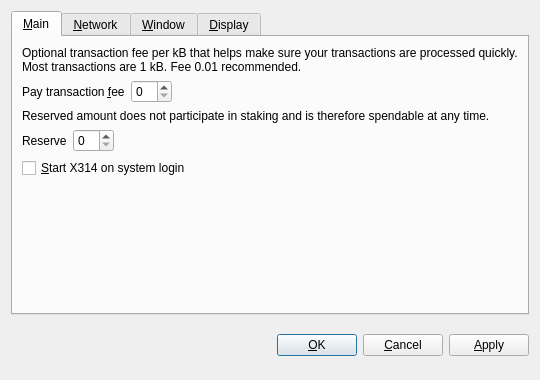
<?xml version="1.0" encoding="UTF-8"?>
<ui version="4.0">
 <class>OptionsDialog</class>
 <widget class="QDialog" name="OptionsDialog">
  <property name="geometry">
   <rect>
    <x>0</x>
    <y>0</y>
    <width>540</width>
    <height>380</height>
   </rect>
  </property>
  <property name="windowTitle">
   <string>Options</string>
  </property>
  <property name="modal">
   <bool>true</bool>
  </property>
  <layout class="QVBoxLayout" name="verticalLayout">
   <item>
    <widget class="QTabWidget" name="tabWidget">
     <property name="tabPosition">
      <enum>QTabWidget::North</enum>
     </property>
     <property name="currentIndex">
      <number>0</number>
     </property>
     <widget class="QWidget" name="tabMain">
      <attribute name="title">
       <string>&amp;Main</string>
      </attribute>
      <layout class="QVBoxLayout" name="verticalLayout_Main">
       <item>
        <widget class="QLabel" name="transactionFeeInfoLabel">
         <property name="text">
          <string>Optional transaction fee per kB that helps make sure your transactions are processed quickly. Most transactions are 1 kB. Fee 0.01 recommended.</string>
         </property>
         <property name="textFormat">
          <enum>Qt::PlainText</enum>
         </property>
         <property name="wordWrap">
          <bool>true</bool>
         </property>
        </widget>
       </item>
       <item>
        <layout class="QHBoxLayout" name="horizontalLayoutFee">
         <item>
          <widget class="QLabel" name="transactionFeeLabel">
           <property name="text">
            <string>Pay transaction &amp;fee</string>
           </property>
           <property name="textFormat">
            <enum>Qt::PlainText</enum>
           </property>
           <property name="buddy">
            <cstring>transactionFee</cstring>
           </property>
          </widget>
         </item>
         <item>
          <widget class="BitcoinAmountField" name="transactionFee"/>
         </item>
         <item>
          <spacer name="horizontalSpacerFee">
           <property name="orientation">
            <enum>Qt::Horizontal</enum>
           </property>
           <property name="sizeHint" stdset="0">
            <size>
             <width>40</width>
             <height>20</height>
            </size>
           </property>
          </spacer>
         </item>
        </layout>
       </item>
       <item>
        <widget class="QLabel" name="reserveBalanceInfoLabel">
         <property name="text">
          <string>Reserved amount does not participate in staking and is therefore spendable at any time.</string>
         </property>
         <property name="textFormat">
          <enum>Qt::PlainText</enum>
         </property>
         <property name="wordWrap">
          <bool>true</bool>
         </property>
        </widget>
       </item>
       <item>
        <layout class="QHBoxLayout" name="horizontalLayoutReserveBalance">
         <item>
          <widget class="QLabel" name="reserveBalanceLabel">
           <property name="text">
            <string>Reserve</string>
           </property>
           <property name="textFormat">
            <enum>Qt::PlainText</enum>
           </property>
           <property name="buddy">
            <cstring>reserveBalance</cstring>
           </property>
          </widget>
         </item>
         <item>
          <widget class="BitcoinAmountField" name="reserveBalance"/>
         </item>
         <item>
          <spacer name="horizontalSpacerReserveBalance">
           <property name="orientation">
            <enum>Qt::Horizontal</enum>
           </property>
           <property name="sizeHint" stdset="0">
            <size>
             <width>40</width>
             <height>20</height>
            </size>
           </property>
          </spacer>
         </item>
        </layout>
       </item>
       <item>
        <widget class="QCheckBox" name="bitcoinAtStartup">
         <property name="toolTip">
          <string>Automatically start X314 after logging in to the system.</string>
         </property>
         <property name="text">
          <string>&amp;Start X314 on system login</string>
         </property>
        </widget>
       </item>
       <item>
        <spacer name="verticalSpacer_Main">
         <property name="orientation">
          <enum>Qt::Vertical</enum>
         </property>
         <property name="sizeHint" stdset="0">
          <size>
           <width>20</width>
           <height>40</height>
          </size>
         </property>
        </spacer>
       </item>
      </layout>
     </widget>
     <widget class="QWidget" name="tabNetwork">
      <attribute name="title">
       <string>&amp;Network</string>
      </attribute>
      <layout class="QVBoxLayout" name="verticalLayout_Network">
       <item>
        <widget class="QCheckBox" name="mapPortUpnp">
         <property name="toolTip">
          <string>Automatically open the X314 client port on the router. This only works when your router supports UPnP and it is enabled.</string>
         </property>
         <property name="text">
          <string>Map port using &amp;UPnP</string>
         </property>
        </widget>
       </item>
       <item>
        <widget class="QCheckBox" name="connectSocks">
         <property name="toolTip">
          <string>Connect to the X314 network through a SOCKS proxy (e.g. when connecting through Tor).</string>
         </property>
         <property name="text">
          <string>&amp;Connect through SOCKS proxy:</string>
         </property>
        </widget>
       </item>
       <item>
        <layout class="QHBoxLayout" name="horizontalLayout_Network">
         <item>
          <widget class="QLabel" name="proxyIpLabel">
           <property name="text">
            <string>Proxy &amp;IP:</string>
           </property>
           <property name="textFormat">
            <enum>Qt::PlainText</enum>
           </property>
           <property name="buddy">
            <cstring>proxyIp</cstring>
           </property>
          </widget>
         </item>
         <item>
          <widget class="QValidatedLineEdit" name="proxyIp">
           <property name="maximumSize">
            <size>
             <width>140</width>
             <height>16777215</height>
            </size>
           </property>
           <property name="toolTip">
            <string>IP address of the proxy (e.g. 127.0.0.1)</string>
           </property>
          </widget>
         </item>
         <item>
          <widget class="QLabel" name="proxyPortLabel">
           <property name="text">
            <string>&amp;Port:</string>
           </property>
           <property name="textFormat">
            <enum>Qt::PlainText</enum>
           </property>
           <property name="buddy">
            <cstring>proxyPort</cstring>
           </property>
          </widget>
         </item>
         <item>
          <widget class="QLineEdit" name="proxyPort">
           <property name="maximumSize">
            <size>
             <width>55</width>
             <height>16777215</height>
            </size>
           </property>
           <property name="toolTip">
            <string>Port of the proxy (e.g. 9050)</string>
           </property>
          </widget>
         </item>
         <item>
          <widget class="QLabel" name="socksVersionLabel">
           <property name="text">
            <string>SOCKS &amp;Version:</string>
           </property>
           <property name="textFormat">
            <enum>Qt::PlainText</enum>
           </property>
           <property name="buddy">
            <cstring>socksVersion</cstring>
           </property>
          </widget>
         </item>
         <item>
          <widget class="QValueComboBox" name="socksVersion">
           <property name="toolTip">
            <string>SOCKS version of the proxy (e.g. 5)</string>
           </property>
          </widget>
         </item>
         <item>
          <spacer name="horizontalSpacer_Network">
           <property name="orientation">
            <enum>Qt::Horizontal</enum>
           </property>
           <property name="sizeHint" stdset="0">
            <size>
             <width>40</width>
             <height>20</height>
            </size>
           </property>
          </spacer>
         </item>
        </layout>
       </item>
       <item>
        <spacer name="verticalSpacer_Network">
         <property name="orientation">
          <enum>Qt::Vertical</enum>
         </property>
         <property name="sizeHint" stdset="0">
          <size>
           <width>20</width>
           <height>40</height>
          </size>
         </property>
        </spacer>
       </item>
      </layout>
     </widget>
     <widget class="QWidget" name="tabWindow">
      <attribute name="title">
       <string>&amp;Window</string>
      </attribute>
      <layout class="QVBoxLayout" name="verticalLayout_Window">
       <item>
        <widget class="QCheckBox" name="minimizeToTray">
         <property name="toolTip">
          <string>Show only a tray icon after minimizing the window.</string>
         </property>
         <property name="text">
          <string>&amp;Minimize to the tray instead of the taskbar</string>
         </property>
        </widget>
       </item>
       <item>
        <widget class="QCheckBox" name="minimizeOnClose">
         <property name="toolTip">
          <string>Minimize instead of exit the application when the window is closed. When this option is enabled, the application will be closed only after selecting Quit in the menu.</string>
         </property>
         <property name="text">
          <string>M&amp;inimize on close</string>
         </property>
        </widget>
       </item>
       <item>
        <spacer name="verticalSpacer_Window">
         <property name="orientation">
          <enum>Qt::Vertical</enum>
         </property>
         <property name="sizeHint" stdset="0">
          <size>
           <width>20</width>
           <height>40</height>
          </size>
         </property>
        </spacer>
       </item>
      </layout>
     </widget>
     <widget class="QWidget" name="tabDisplay">
      <attribute name="title">
       <string>&amp;Display</string>
      </attribute>
      <layout class="QVBoxLayout" name="verticalLayout_Display">
       <item>
        <layout class="QHBoxLayout" name="horizontalLayout_1_Display">
         <item>
          <widget class="QLabel" name="langLabel">
           <property name="text">
            <string>User Interface &amp;language:</string>
           </property>
           <property name="textFormat">
            <enum>Qt::PlainText</enum>
           </property>
           <property name="buddy">
            <cstring>lang</cstring>
           </property>
          </widget>
         </item>
         <item>
          <widget class="QValueComboBox" name="lang">
           <property name="toolTip">
            <string>The user interface language can be set here. This setting will take effect after restarting X314.</string>
           </property>
          </widget>
         </item>
        </layout>
       </item>
       <item>
        <layout class="QHBoxLayout" name="horizontalLayout_2_Display">
         <item>
          <widget class="QLabel" name="unitLabel">
           <property name="text">
            <string>&amp;Unit to show amounts in:</string>
           </property>
           <property name="textFormat">
            <enum>Qt::PlainText</enum>
           </property>
           <property name="buddy">
            <cstring>unit</cstring>
           </property>
          </widget>
         </item>
         <item>
          <widget class="QValueComboBox" name="unit">
           <property name="toolTip">
            <string>Choose the default subdivision unit to show in the interface and when sending coins.</string>
           </property>
          </widget>
         </item>
        </layout>
       </item>
       <item>
        <widget class="QCheckBox" name="displayAddresses">
         <property name="toolTip">
          <string>Whether to show X314 addresses in the transaction list or not.</string>
         </property>
         <property name="text">
          <string>&amp;Display addresses in transaction list</string>
         </property>
        </widget>
       </item>
       <item>
        <widget class="QCheckBox" name="coinControlFeatures">
         <property name="toolTip">
          <string>Whether to show coin control features or not.</string>
         </property>
         <property name="text">
          <string>Display coin &amp;control features (experts only!)</string>
         </property>
        </widget>
       </item>
       <item>
        <spacer name="verticalSpacer_Display">
         <property name="orientation">
          <enum>Qt::Vertical</enum>
         </property>
         <property name="sizeHint" stdset="0">
          <size>
           <width>20</width>
           <height>40</height>
          </size>
         </property>
        </spacer>
       </item>
      </layout>
     </widget>
    </widget>
   </item>
   <item>
    <layout class="QHBoxLayout" name="horizontalLayout_Buttons">
     <item>
      <spacer name="horizontalSpacer_1">
       <property name="orientation">
        <enum>Qt::Horizontal</enum>
       </property>
       <property name="sizeHint" stdset="0">
        <size>
         <width>40</width>
         <height>48</height>
        </size>
       </property>
      </spacer>
     </item>
     <item>
      <widget class="QLabel" name="statusLabel">
       <property name="font">
        <font>
         <weight>75</weight>
         <bold>true</bold>
        </font>
       </property>
       <property name="text">
        <string/>
       </property>
       <property name="textFormat">
        <enum>Qt::PlainText</enum>
       </property>
       <property name="wordWrap">
        <bool>true</bool>
       </property>
      </widget>
     </item>
     <item>
      <spacer name="horizontalSpacer_2">
       <property name="orientation">
        <enum>Qt::Horizontal</enum>
       </property>
       <property name="sizeHint" stdset="0">
        <size>
         <width>40</width>
         <height>48</height>
        </size>
       </property>
      </spacer>
     </item>
     <item>
      <widget class="QPushButton" name="okButton">
       <property name="text">
        <string>&amp;OK</string>
       </property>
      </widget>
     </item>
     <item>
      <widget class="QPushButton" name="cancelButton">
       <property name="text">
        <string>&amp;Cancel</string>
       </property>
       <property name="autoDefault">
        <bool>false</bool>
       </property>
      </widget>
     </item>
     <item>
      <widget class="QPushButton" name="applyButton">
       <property name="text">
        <string>&amp;Apply</string>
       </property>
       <property name="autoDefault">
        <bool>false</bool>
       </property>
      </widget>
     </item>
    </layout>
   </item>
  </layout>
 </widget>
 <customwidgets>
  <customwidget>
   <class>BitcoinAmountField</class>
   <extends>QSpinBox</extends>
   <header>bitcoinamountfield.h</header>
  </customwidget>
  <customwidget>
   <class>QValueComboBox</class>
   <extends>QComboBox</extends>
   <header>qvaluecombobox.h</header>
  </customwidget>
  <customwidget>
   <class>QValidatedLineEdit</class>
   <extends>QLineEdit</extends>
   <header>qvalidatedlineedit.h</header>
  </customwidget>
 </customwidgets>
 <resources/>
 <connections/>
</ui>
